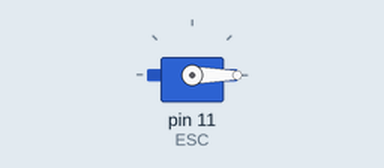
This sketch was run on a simulated Arduino Uno, built with avr-gcc and run on an emulated ATmega328P. Shown: servo.

Above: at 0.1 s.
At 5.1 s:
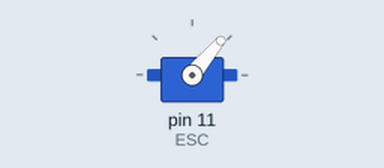
Timing chart, 0 to 6.6 s (numbered marks = the images above):
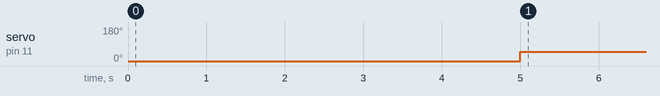

Measured:
- by itself, servo on pin 11 (ESC): 0° → 50° at 5.0 s

The sketch:

esc.ino
```cpp
#include<Servo.h>

Servo ESC; //Crear un objeto de clase servo


void setup()
{
 //Asignar un pin al ESC
 ESC.attach(11);

 //Activar el ESC
 ESC.write(0); //1000 = 1ms
 //Cambia el 1000 anterior por 2000 si
 //tu ESC se activa con un pulso de 2ms
 delay(5000); //Esperar 5 segundos para hacer la activacion

 //Iniciar puerto serial
 //erial.begin(9600);
// Serial.setTimeout(10);


}


void loop()
{
ESC.write(50);
}
```
